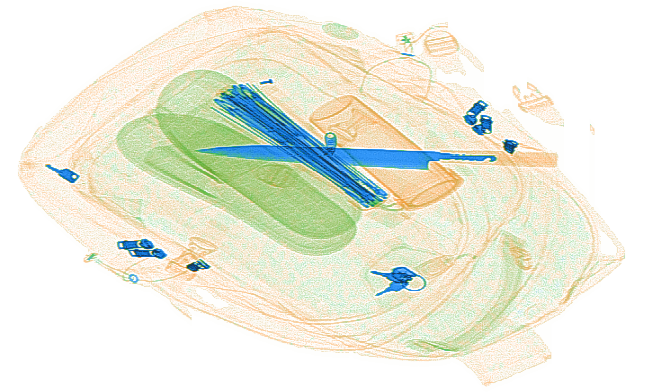
#> input picture 物体拆分算法/original.png, 661 x 392 px
$ python main.py   (older library calls are emulated)
#> lines starting #> are read from the running program, lines starting #| are printed output that depends on the picture; after the words box and inside, x2 and y2 are one past the last pixel; in counts of white or black regions, pixels touching at a corner belong together
### 物体拆分算法/tools.py
'''
工具类
包含了一些图片预处理的方法
'''
import cv2 as cv
import numpy as np
from PIL import Image
import os

class ItemExtractionTool(object):
    def __init__(self,path='original.png'):
        self.image = cv.imread(path)
        #原图片的宽高
        # self.width = self.image.shape[0]
        # self.height = self.image.shape[1]
        #用来辅助存储第一次截图
        self.img = Image.open(path)
        # 设置蓝色和橙色阈值
        self.lower_blue = np.array([100, 43, 46])
        self.upper_blue = np.array([124, 255, 255])
        self.lower_orange = np.array([11, 43, 46])
        self.upper_orange = np.array([25, 255, 255])
        self.lower_green = np.array([35, 43, 46])
        self.upper_green = np.array([77, 255, 255])
        #设置卷积核用来锐化
        self.kernel_sharpen_3 = np.array([
            [-1, -1, -1, -1, -1],
            [-1, 2, 2, 2, -1],
            [-1, 2, 8, 2, -1],
            [-1, 2, 2, 2, -1],
            [-1, -1, -1, -1, -1]]) / 8.0

    #锐化
    def sharpen(self,image):
        return cv.filter2D(image,-1,self.kernel_sharpen_3)
    #阈值筛选,保留蓝色物体
    def keep_blue_item(self,image):
        hsv = cv.cvtColor(image,cv.COLOR_BGR2HSV)
        mask = cv.inRange(hsv,self.lower_blue,self.upper_blue)
        res = cv.bitwise_and(image, image, mask=mask)
        return res
    # 阈值筛选,保留橙色物体
    # [33 lines left out: functions keep_orange_item, keep_green_item, keep_red, img_pretreatment, sobel_detection, not called in this run]
    def canny_detection(self,image):
        canny = cv.Canny(image,50,240)
        return canny
    #形态学处理
    # [131 lines left out: functions structuring, find_contours, draw_contours, split_img, merge_img, find_contours_for_mergeimg and 1 more, not called in this run]

# [4 lines that do not run on import are left out]

### 物体拆分算法/item_segmentation.py
'''
物体分割算法
主要使用区域增长算法,利用像素点的灰度差达到物体分割效果
聚类算法可以将同类物品区别于其他物品
'''
import cv2 as cv
import numpy as np
import matplotlib.pyplot as plt
from tools import ItemExtractionTool
#区域增长
class Point(object):
    def __init__(self,x,y):
        self.x = x
        self.y = y

    def getX(self):
        return self.x
    def getY(self):
        return self.y
#计算灰度差值
def getGrayDiff(img,currentPoint,tmpPoint):
    return abs(int(img[currentPoint.x,currentPoint.y])-int(img[tmpPoint.x,tmpPoint.y]))
#选取区域增长方向
def selectConnects(p):
    if p!=0:
        connects = [Point(-1,-1),Point(0,-1),Point(1,-1),Point(1,0),
                    Point(1,1),Point(0,1),Point(-1,1),Point(-1,0)]
    else:
        connects = [Point(0,-1),Point(1,0),Point(0,1),Point(-1,0)]
    return connects
#区域增长核心算法
def regionGrow(img,seeds,thresh,p=1):
    height= img.shape[0]
    weight = img.shape[1]
    seedMark = np.zeros(img.shape)
    seedList = []
    for seed in seeds:
        seedList.append(seed)
    label = 1
    connects = selectConnects(p)
    while len(seedList)>0:
        currentPoint = seedList.pop(0)
        seedMark[currentPoint.x,currentPoint.y] = label
        for i in range(8):
            tmpX = currentPoint.x+connects[i].x
            tmpY = currentPoint.y+connects[i].y
            if tmpX<0 or tmpY<0 or tmpX>=height or tmpY>=weight:
                continue
            grayDiff = getGrayDiff(img,currentPoint,Point(tmpX,tmpY))
            if grayDiff<thresh and seedMark[tmpX,tmpY] == 0:
                seedMark[tmpX,tmpY] = label
                seedList.append(Point(tmpX,tmpY))
    return seedMark

# kmeans聚类
# [8 lines left out: function km, not called in this run]

#形态学膨胀处理
def dilate(image):
    kernel = cv.getStructuringElement(cv.MORPH_RECT, (3, 3))
    after_dilate = cv.dilate(image, kernel, iterations=1)
    return after_dilate
#腐蚀
# [4 lines left out: function erode, not called in this run]

### 物体拆分算法/item_fill.py
'''
填充断开的物品
利用直线检测获得刀和雨伞的边缘交点，通过填充交点构成的多边形达到补全物品的效果
'''
import cv2 as cv
import numpy as np
from tools import ItemExtractionTool


#创建工具类对象
iet = ItemExtractionTool()
#> in __init__, self.image is the input picture: shape (392, 661, 3); mean B, G, R 222.9, 236.7, 234.7

# 获取交线
def get_line(img,threshhold_for_houghlines):
    # img = np.array(img,np.uint8)
    kernel = cv.getStructuringElement(cv.MORPH_RECT,(5,5))
    img = cv.dilate(img,kernel,iterations=1)
    img = cv.erode(img,kernel,iterations=1)
    img = cv.GaussianBlur(img,(3,3),0)
    edges = cv.Canny(img,50,150,apertureSize=3)
    lines = cv.HoughLines(edges,1,np.pi/180,threshhold_for_houghlines)
    # print(lines)
    result = cv.imread('original.png')
    for line in lines:
        rho = line[0][0]  # 第一个元素是距离rho
        theta = line[0][1]  # 第二个元素是角度theta
        # print(rho)
        # print(theta)
        if (theta < (np.pi / 4.)) or (theta > (3. * np.pi / 4.0)):  # 垂直直线
            pt1 = (int(rho / np.cos(theta)), 0)  # 该直线与第一行的交点
            # print(pt1)
            # 该直线与最后一行的焦点
            pt2 = (int((rho - result.shape[0] * np.sin(theta)) / np.cos(theta)), result.shape[0])
            # print(pt2)
            cv.line(result, pt1, pt2, (255,0,255))  # 绘制一条白线
        else:  # 水平直线
            pt1 = (0, int(rho / np.sin(theta)))  # 该直线与第一列的交点
            # print(pt1)
            # 该直线与最后一列的交点
            pt2 = (result.shape[1], int((rho - result.shape[1] * np.cos(theta)) / np.sin(theta)))
            # print(pt2)
            cv.line(result, pt1, pt2, (255,0,0), 2)  # 绘制一条直线
    # [8 lines of commented-out code are left out]
    return lines

#计算交点
def get_cross_formula(r1,t1,r2,t2):
    x = (r2/np.sin(t2)-r1/np.sin(t1))/(np.cos(t2)/np.sin(t2)-np.cos(t1)/np.sin(t1))
    y = x*(-np.cos(t1)/np.sin(t1))+(r1/np.sin(t1))
    return x, y

def get_cross(lines,image):
    cross_list = []
    for i in range(len(lines)):
        #存储每条直线和其他直线的交点
        c_list = []
        for j in range(len(lines)):
            if not(lines[i] is lines[j]):
                x,y = get_cross_formula(lines[i][0][0],lines[i][0][1],lines[j][0][0],lines[j][0][1])
                if (x<=image.shape[0] and x>=0) and (y<=image.shape[1] and y>=0):
                    c_list.append((round(x,3),round(y,3)))
        cross_list.append(c_list)
    return cross_list

#选取连通区域的交点
def choose_cross(cross_list):
    all_cross_list = []
    for C in cross_list:
        for c in C:
            all_cross_list.append(c)
    all_cross_list = list(set(all_cross_list))
    use_cross_list = sorted(all_cross_list,key=lambda x:x[0])
    use_cross_list[-1],use_cross_list[-2] = use_cross_list[-2],use_cross_list[-1]
    return use_cross_list
# 绘制连通区域
def patch(image,use_cross_list):
    cv.fillPoly(image,np.array([use_cross_list],dtype=np.int32),[0,255,0])
    # kernel = cv.getStructuringElement(cv.MORPH_RECT, (3, 3))
    # image = cv.dilate(image, kernel, iterations=1)
    return image

# [14 lines that do not run on import are left out]

### 物体拆分算法/item_mark.py
'''
物体标记算法
'''
import cv2 as cv
import numpy as np
from tools import ItemExtractionTool

iet = ItemExtractionTool()

def item_mark(k,u,path):
    original = cv.imread(path)
    cp_original = original.copy()
    #存储需要标记的轮廓
    knife_mark_contour = []
    umbrella_mark_contour = []
    #存储用来标记物体的矩形
    knife_rect = []
    umbrella_rect = []
    #寻找刀的轮廓
    k = cv.cvtColor(k,cv.COLOR_BGR2GRAY)
    _,contours_k,h_k = cv.findContours(k,cv.RETR_EXTERNAL,cv.CHAIN_APPROX_SIMPLE)
    for c in contours_k:
        area = cv.contourArea(c)
        if area>2500:
            knife_mark_contour.append(c)
            rect = cv.minAreaRect(c)
            box = np.int0(cv.boxPoints(rect))
            knife_rect.append(box)
    #寻找伞的轮廓
    u = cv.cvtColor(u,cv.COLOR_BGR2GRAY)
    kernel = cv.getStructuringElement(cv.MORPH_RECT,(3,3))
    u = cv.dilate(u,kernel,iterations=1)
    _,contours_u,h_u = cv.findContours(u,cv.RETR_EXTERNAL,cv.CHAIN_APPROX_SIMPLE)
    for i,c in enumerate(contours_u):
        area = cv.contourArea(c)
        if area>5000:
            umbrella_mark_contour.append(c)
            rect = cv.minAreaRect(c)
            box = np.int0(cv.boxPoints(rect))
            umbrella_rect.append(box)
    #在原图中标记物体
    cv.drawContours(cp_original,knife_rect,-1,(0,0,255),2)
    cv.drawContours(cp_original,umbrella_rect,-1,(0,255,0),2)
    cv.imshow('item_mark',cp_original)
    #将原图中的刀和伞标记到新图
    k_bg = np.zeros((original.shape[0],original.shape[1]),dtype='uint8')
    cv.drawContours(k_bg, knife_mark_contour, -1, (255, 255, 255), cv.FILLED)
    knife = cv.bitwise_and(original,original,mask=k_bg)
    knife = iet.keep_blue_item(knife)

    u_bg = np.zeros((original.shape[0],original.shape[1]),dtype='uint8')
    cv.drawContours(u_bg, umbrella_mark_contour, -1, (255, 255, 255), cv.FILLED)
    umbrella = cv.bitwise_and(original,original,mask=u_bg)
    umbrella = iet.keep_blue_item(umbrella)
    return knife,umbrella

### 物体拆分算法/main.py
'''
主程序
用来执行各种算法并做程序扩展
'''
from tools import ItemExtractionTool
from item_segmentation import *
import cv2 as cv
from item_fill import *
from item_mark import item_mark

#图片路径
path = 'original.png'
#创建工具类对象
iet = ItemExtractionTool()
#程序执行主函数
def main(path):
    #按单通道方式读取图片用作锐化处理备用
#> called with path = 'original.png'
    original_gray = cv.imread(path,0)
#> original_gray: shape (392, 661); min 48, max 255, mean 234.2
    # 正常读取彩图用作保留单颜色处理备用
    original = cv.imread(path)
    #锐化
    sharpen = iet.sharpen(original_gray)
    #只保留蓝色物体
    blue_item = iet.keep_blue_item(original)
#> in keep_blue_item, `hsv = cv.cvtColor(image,cv.COLOR_BGR2HSV)`: hsv: shape (392, 661, 3); mean H, S, V 20.1, 31.7, 244.6
#> in keep_blue_item, `mask = cv.inRange(hsv,self.lower_blue,self.upper_blue)`: mask: shape (392, 661); 3.2% white; 59 white regions (48 under 20 px), largest, box (x1, y1, x2, y2) and area: (209, 84, 495, 207) 6191, (372, 267, 423, 296) 521, (118, 241, 167, 259) 354
#> in keep_blue_item, `res = cv.bitwise_and(image, image, mask=mask)`:
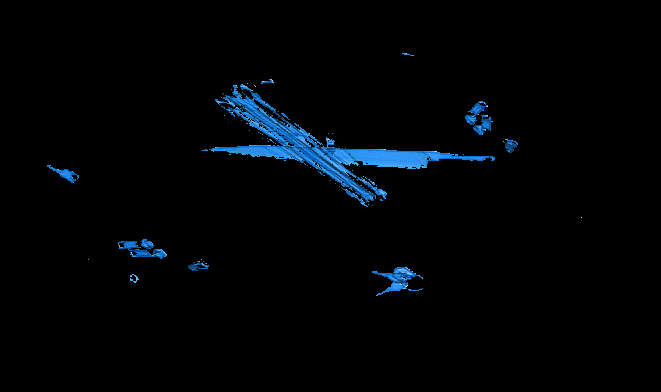
#> res: shape (392, 661, 3); mean B, G, R 6.4, 3.9, 1.1
    #区域增长种子
    seeds = [Point(10, 10), Point(82, 150), Point(20, 280)]

    #突出雨伞
    umbrella_binaryImg = regionGrow(sharpen, seeds, 24)
#> the loop in regionGrow, `while len(seedList)>0:` made 250114 passes
#> after the loop in regionGrow, `while len(seedList)>0:`:
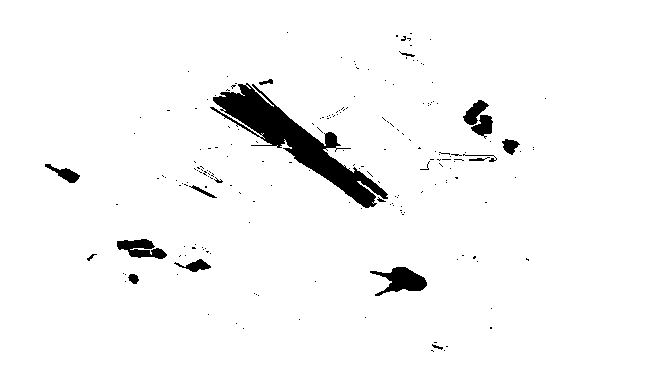
#> seedMark: shape (392, 661) float64; values 0 (black) and 1 (white), 96.5% white; 201 black regions (183 under 20 px), largest, box (x1, y1, x2, y2) and area: (210, 83, 388, 208) 5477, (370, 267, 427, 296) 835, (117, 239, 167, 259) 590
#> after the loop in regionGrow, `while len(seedList)>0:`: seedList = []
    cv.imwrite('umbrella_binaryImg.png', umbrella_binaryImg * 255)

    #突出刀
    knife = cv.subtract(regionGrow(sharpen, seeds, 19),umbrella_binaryImg)
#> the loop in regionGrow (call 2), `while len(seedList)>0:` made 245509 passes
#> after the loop in regionGrow (call 2), `while len(seedList)>0:`: seedMark: shape (392, 661) float64; values 0 (black) and 1 (white), 94.8% white; 505 black regions (479 under 20 px), largest, box (x1, y1, x2, y2) and area: (195, 83, 497, 208) 9042, (370, 267, 427, 296) 844, (117, 239, 168, 259) 602
#> knife: shape (392, 661) float64; values -1 (black) and 0 (white), 98.2% white; 465 black regions (449 under 20 px), largest, box (x1, y1, x2, y2) and area: (323, 148, 496, 171) 1993, (195, 139, 299, 163) 1075, (387, 204, 405, 211) 84
    white = np.ones_like(knife)
    knife_binaryImg = cv.add(knife,white)
    cv.imwrite('knife_binaryImg.png', knife_binaryImg * 255)

    #与res相乘后再做形态学处理得到目标物体,同时用来获取直线
    knife_binaryImg = cv.imread('knife_binaryImg.png')
    umbrella_binaryImg = cv.imread('umbrella_binaryImg.png')
    #刀
    k = umbrella_binaryImg * blue_item
    k = dilate(k)

    #雨伞
    u = knife_binaryImg * blue_item

    # 获取图中所有直线
    lines = []
    klines = get_line(knife_binaryImg, 75)
#> in get_line, `img = cv.dilate(img,kernel,iterations=1)`: img: shape (392, 661, 3); 99.3% white; 5 black regions (3 under 20 px), largest, box (x1, y1, x2, y2) and area: (330, 150, 437, 167) 1216, (207, 148, 292, 160) 582
#> in get_line, `img = cv.erode(img,kernel,iterations=1)`: img: shape (392, 661, 3); 98.9% white; 5 black regions, box (x1, y1, x2, y2) and area: (328, 148, 439, 169) 1752, (205, 146, 294, 162) 986, (392, 205, 400, 211) 46, (440, 154, 449, 159) 45, (233, 87, 240, 93) 40
#> in get_line, `edges = cv.Canny(img,50,150,apertureSize=3)`: edges: shape (392, 661); 0.2% white in thin lines or dots, all inside (x1, y1, x2, y2) = (204, 86, 449, 211)
#> the loop in get_line, `for line in lines:` made 2 passes
#> line on passes 1 to 2: [[146, 1.62]], [[142, 1.59]]
#> after the loop in get_line, `for line in lines:`:
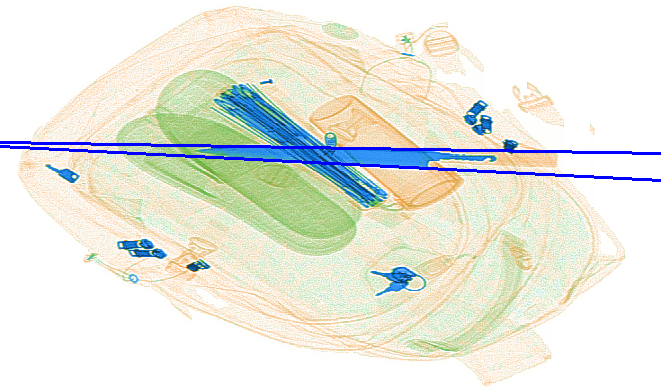
#> result: shape (392, 661, 3); 1.53% of pixels changed, all inside (x1, y1, x2, y2) = (0, 141, 661, 182)
    ulines = get_line(umbrella_binaryImg, 75)
#> call 2 of get_line, with threshhold_for_houghlines = 75
#> in get_line (call 2), `img = cv.dilate(img,kernel,iterations=1)`: img: shape (392, 661, 3); 98.2% white; 12 black regions (1 under 20 px), largest, box (x1, y1, x2, y2) and area: (216, 87, 384, 205) 3511, (388, 269, 424, 289) 467, (475, 117, 490, 133) 135
#> in get_line (call 2), `img = cv.erode(img,kernel,iterations=1)`: img: shape (392, 661, 3); 97.1% white; 11 black regions, largest, box (x1, y1, x2, y2) and area: (214, 85, 386, 207) 4879, (386, 267, 426, 291) 727, (117, 239, 153, 257) 443
#> in get_line (call 2), `edges = cv.Canny(img,50,150,apertureSize=3)`:
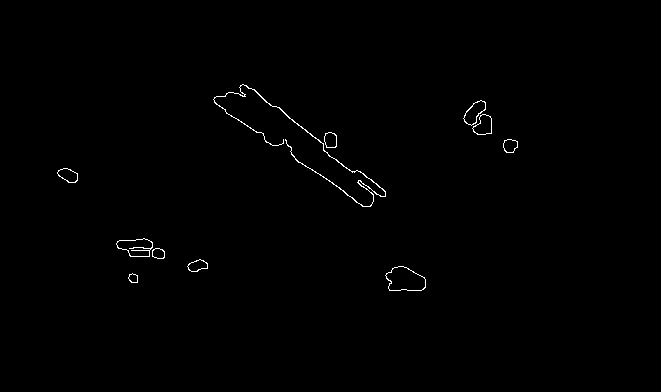
#> edges: shape (392, 661); 0.49% white in thin lines or dots, all inside (x1, y1, x2, y2) = (57, 84, 518, 291)
#> the loop in get_line (call 2), `for line in lines:` made 2 passes
#> line on passes 1 to 2: [[-80, 2.22]], [[-34, 2.16]]
#> after the loop in get_line (call 2), `for line in lines:`:
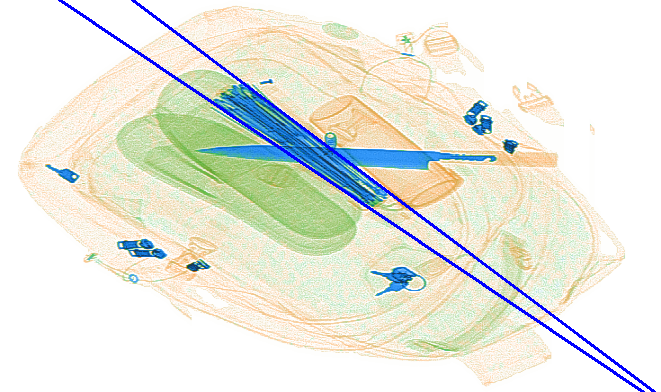
#> result: shape (392, 661, 3); 1.57% of pixels changed, all inside (x1, y1, x2, y2) = (58, 0, 656, 392)
    for kl, ul in zip(klines, ulines):
        lines.append(kl)
        lines.append(ul)
#> this loop made 2 passes
#> (kl, ul) on passes 1 to 2: ([[146, 1.62]], [[-80, 2.22]]), ([[142, 1.59]], [[-34, 2.16]])
    # 获取包含所有交点的列表
    cross_list = get_cross(lines, umbrella_binaryImg)
#> the loop in get_cross, `for i in range(len(lines)):` made 4 passes
    # 选取用来连通区域的交点
    use_cross_list = choose_cross(cross_list)
#> the loop in choose_cross, `for C in cross_list:` made 4 passes
#> C on passes 1 to 4: [(351.4, 164.6), (300.9, 162)], [(351.4, 164.6), (329, 147.8)], [(329, 147.8), (278.6, 146.9)], [(300.9, 162), (278.6, 146.9)]
    # 连通区域
    k = patch(k, use_cross_list)

    #在原图标记刀和伞
    knife,umbrella = item_mark(k,u,path)
#> the loop in item_mark, `for c in contours_k:` made 10 passes
#> c on passes 2, 3, 4, 5, 7, 9, 10: [[137, 248], [137, 250], [139, 250], [139, 248]], [[580, 216], [580, 218], [582, 218], [582, 216]], [[374, 194], [374, 199], [376, 199], [376, 194]], [[351, 169], [351, 171], [353, 171], [353, 169]], [[261, 133], [261, 135], [263, 135], [263, 133]], [[272, 81], [272, 83], [274, 83], [274, 81]], [[261, 80], [261, 82], [263, 82], [263, 80]]
#> in item_mark, `u = cv.dilate(u,kernel,iterations=1)`:
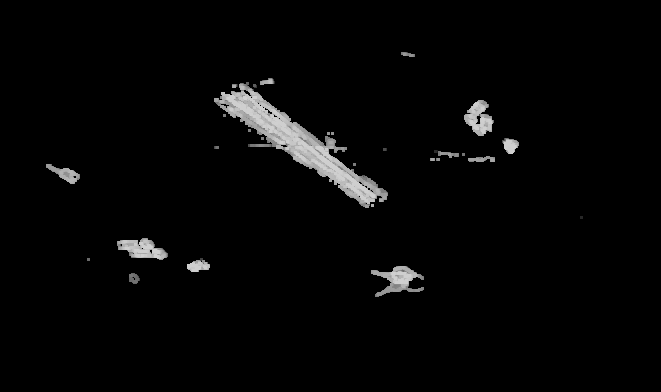
#> u: shape (392, 661); min 0, max 208, mean 5.9
#> the loop in item_mark, `for i,c in enumerate(contours_u):` made 28 passes
#> c on passes 4, 6, 7, 9, 10, 11, 13, 15, 16, 18, 19, 20: [[87, 258], [87, 260], [89, 260], [89, 258]], [[580, 216], [580, 218], [582, 218], [582, 216]], [[371, 204], [371, 206], [373, 206], [373, 204]], [[353, 163], [353, 165], [355, 165], [355, 163]], [[436, 158], [436, 160], [439, 160], [439, 158]], [[430, 158], [430, 160], [434, 160], [434, 158]], [[462, 153], [462, 155], [464, 155], [464, 153]], [[383, 148], [383, 150], [386, 150], [386, 148]], [[214, 146], [214, 148], [218, 148], [218, 146]], [[261, 137], [261, 139], [263, 139], [263, 137]], [[331, 132], [331, 134], [333, 134], [333, 132]], [[327, 132], [327, 134], [329, 134], [329, 132]]
#> in item_mark, `cv.drawContours(k_bg, knife_mark_contour, -1, (255, 255, 255), cv.FILL..`: k_bg: shape (392, 661); 1.5% white; 1 white region, box (x1, y1, x2, y2) and area: (201, 139, 496, 170) 3844
#> in keep_blue_item (call 2), `hsv = cv.cvtColor(image,cv.COLOR_BGR2HSV)`: hsv: shape (392, 661, 3); mean H, S, V 1.5, 2.9, 3.3
#> in keep_blue_item (call 2), `mask = cv.inRange(hsv,self.lower_blue,self.upper_blue)`: mask: shape (392, 661); 1.3% white; 4 white regions (3 under 20 px), largest, box (x1, y1, x2, y2) and area: (209, 139, 495, 169) 3260
#> in item_mark, `cv.drawContours(u_bg, umbrella_mark_contour, -1, (255, 255, 255), cv.F..`: u_bg: shape (392, 661); 2.1% white; 1 white region, box (x1, y1, x2, y2) and area: (214, 82, 388, 208) 5417
#> in keep_blue_item (call 3), `hsv = cv.cvtColor(image,cv.COLOR_BGR2HSV)`: hsv: shape (392, 661, 3); mean H, S, V 2, 3.9, 4
#> in keep_blue_item (call 3), `mask = cv.inRange(hsv,self.lower_blue,self.upper_blue)`:
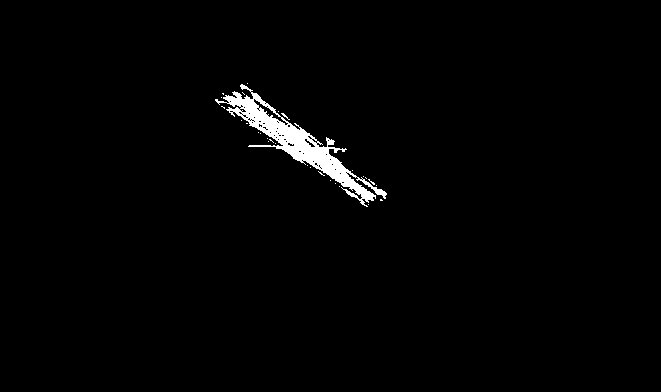
#> mask: shape (392, 661); 1.5% white; 29 white regions (28 under 20 px), largest, box (x1, y1, x2, y2) and area: (215, 84, 387, 207) 3750

    #存储最终图片
    cv.imwrite('knife.png', knife)
    cv.imwrite('umbrella.png', umbrella)
    cv.imshow('knife', knife)
    cv.imshow('umbrella', umbrella)
    cv.waitKey()
    return knife,umbrella

if __name__ == '__main__':
    knife,umbrella = main(path)
